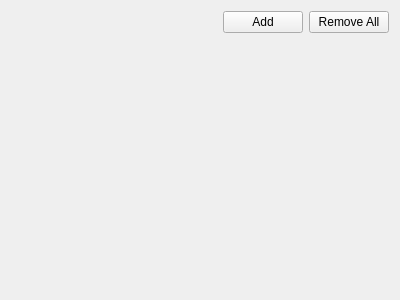
<?xml version="1.0" encoding="UTF-8"?>
<ui version="4.0">
 <class>SequencesWidget</class>
 <widget class="QWidget" name="SequencesWidget">
  <property name="geometry">
   <rect>
    <x>0</x>
    <y>0</y>
    <width>400</width>
    <height>300</height>
   </rect>
  </property>
  <layout class="QGridLayout" name="gridLayout">
   <item row="0" column="0">
    <spacer name="horizontalSpacer">
     <property name="orientation">
      <enum>Qt::Horizontal</enum>
     </property>
     <property name="sizeHint" stdset="0">
      <size>
       <width>205</width>
       <height>20</height>
      </size>
     </property>
    </spacer>
   </item>
   <item row="0" column="1">
    <widget class="QPushButton" name="addSequenceItem">
     <property name="text">
      <string>Add</string>
     </property>
    </widget>
   </item>
   <item row="0" column="2">
    <widget class="QPushButton" name="clearSequence">
     <property name="text">
      <string>Remove All</string>
     </property>
    </widget>
   </item>
   <item row="1" column="0" colspan="2">
    <widget class="QWidget" name="sequenceItems" native="true"/>
   </item>
  </layout>
 </widget>
 <resources/>
 <connections/>
</ui>
